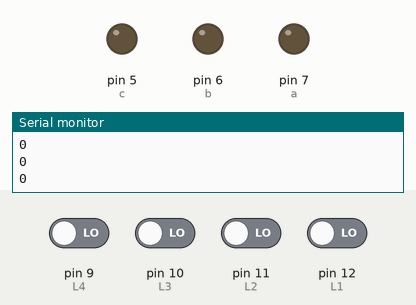
Recording of a sketch running on a simulated Arduino Uno, built with avr-gcc and run on an emulated ATmega328P. Parts: output pins drawn as LEDs (lit = HIGH), the last lines printed to the serial monitor. The inputs (shaded band) are chosen by the test bench; at power-on: pin 9 (L4), pin 10 (L3), pin 11 (L2), pin 12 (L1) LOW.

Above: at 1.2 s.
1.3 s: pin 9 (L4) driven HIGH and pin 10 (L3) driven HIGH
At 2.2 s:
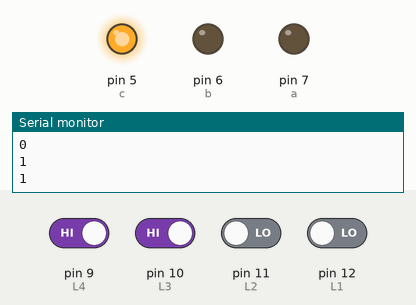
2.9 s: pin 9 (L4) driven LOW
At 3.7 s:
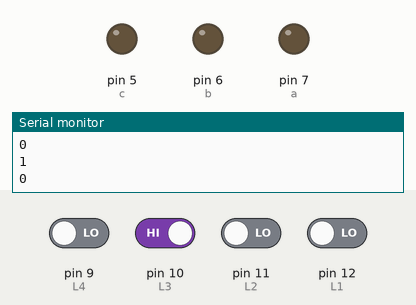
4.5 s: pin 11 (L2) driven HIGH
At 5.2 s:
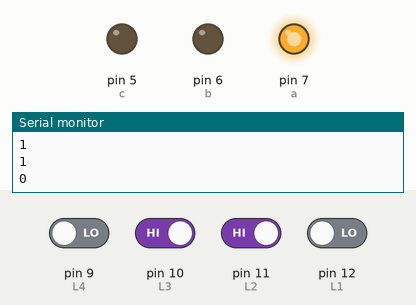
6.1 s: pin 11 (L2) driven LOW
At 6.7 s:
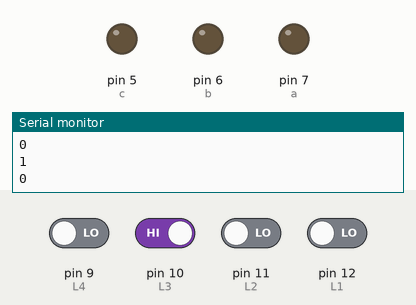
7.7 s: pin 9 (L4) driven HIGH and pin 10 (L3) driven LOW and pin 11 (L2) driven HIGH and pin 12 (L1) driven HIGH
At 8.1 s:
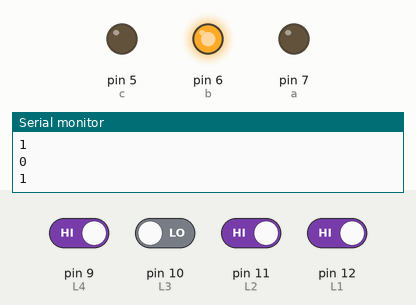
Timing chart, 0 to 10.3 s (numbered marks = the images above; inputs shaded):
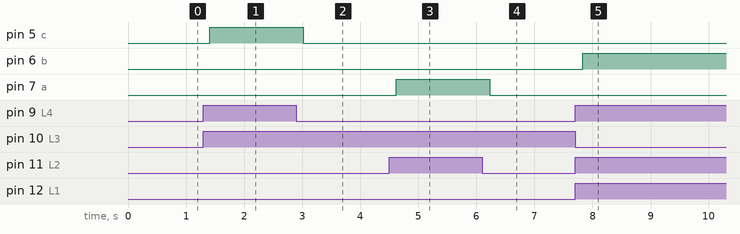

The sketch:

follower.ino
```cpp
const int L1 = 12, L2 = 11, L3 = 10, L4 = 9;
const int a = 7, b = 6, c = 5;
int C1, C2, C3, C4;
void setup() {
  // put your setup code here, to run once:
  Serial.begin(9600);
  for (int i = 9; i < 13; i++){
    pinMode(i, INPUT);
    }
  for(int i = 5; i <= 7; i++){
    pinMode(i, OUTPUT);
    }
}

void loop() {
  // put your main code here, to run repeatedly:
  C1 = digitalRead(L1);
  C2 = digitalRead(L2);
  C3 = digitalRead(L3);
  C4 = digitalRead(L4);
  Serial.println(C1);
  Serial.println(C2);
  Serial.println(C3);
  Serial.println(C4);
  boolean f = (C2 && C3);
  boolean e = (C1 && C2);
  boolean d = (C3 && C4);
  delay(100);
  if(f && !e && !d){
    //frente
    Serial.print("Frente");
    Serial.println(f);
    digitalWrite(a, f);
  }else if(e && !f && !d){
    //esquerda
    Serial.print("Esquerda");
    Serial.println(e);
    digitalWrite(b, e);
  }else if(d && !f && !e){
    //diereita
    Serial.print("Direita");
    Serial.println(d);
    digitalWrite(c, d);
  }else{
    //parar
    Serial.println("Parado");
    digitalWrite(a, 0);
    digitalWrite(b, 0);
    digitalWrite(c, 0);
  }

  }
```

Measured:
- after the input at 1.3 s, pin 5 (c): LOW → HIGH after 0.11 s
- after the input at 2.9 s, pin 5 (c): HIGH → LOW after 0.11 s
- after the input at 4.5 s, pin 7 (a): LOW → HIGH after 0.12 s
- after the input at 6.1 s, pin 7 (a): HIGH → LOW after 0.13 s
- after the input at 7.7 s, pin 6 (b): LOW → HIGH after 0.14 s
